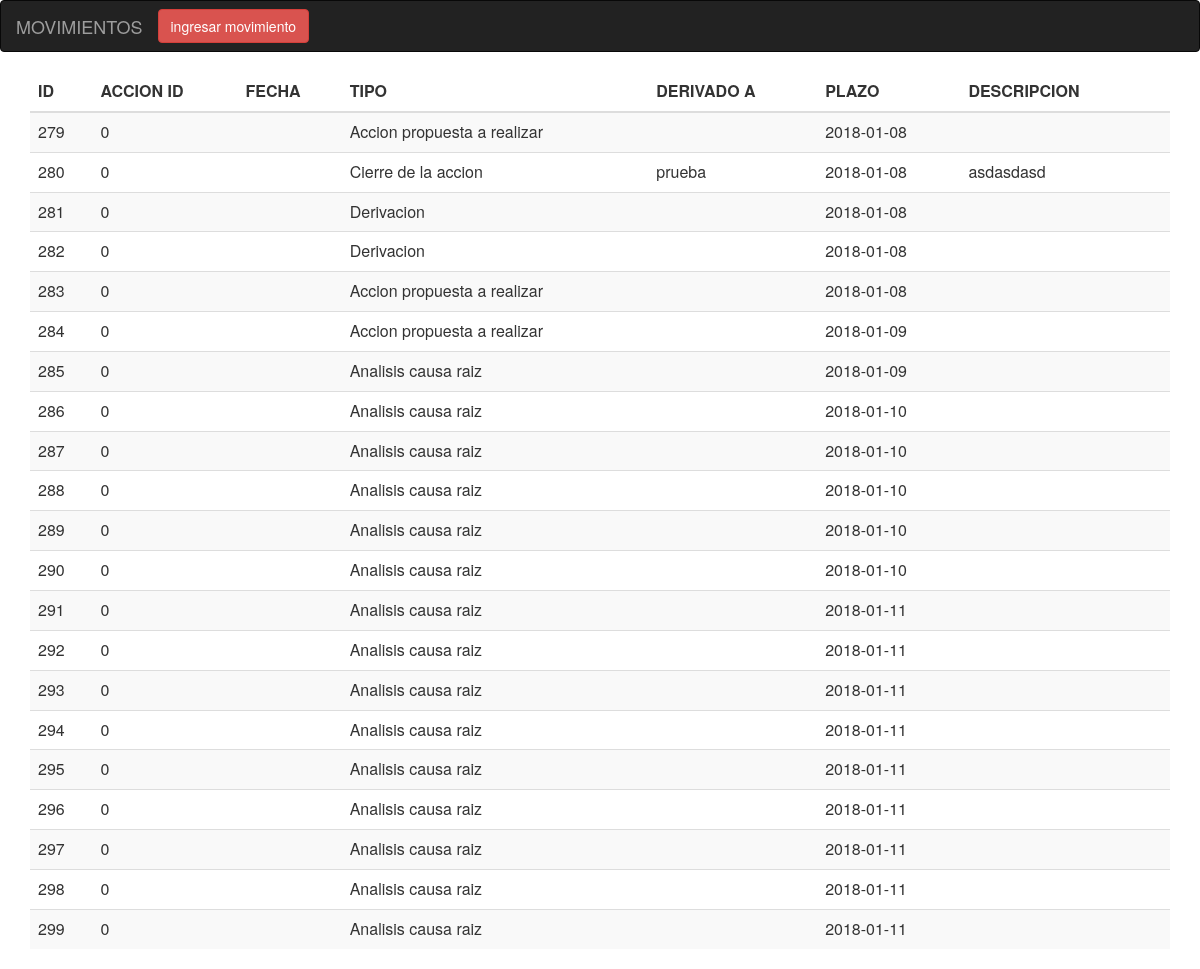
The page /Prueba2/movimientosxaccion.php on the database its author committed.
### tables this page shows
CREATE TABLE `movimientos` (
  `id_mov` int(11) NOT NULL,
  `movi` int(11) NOT NULL,
  `fecha_movimiento` timestamp NOT NULL DEFAULT CURRENT_TIMESTAMP,
  `tipo` text NOT NULL,
  `derivado_a` text NOT NULL,
  `descripcion` text NOT NULL,
  `plazo` date NOT NULL
);

### Prueba2/movimientosxaccion.php (the view, shortened to what this page needs)
<?php
$db_host = 'localhost';
$db_user = 'root';
$db_pass = 'Micro2017';
$db_name = 'sam';
$conn = mysqli_connect($db_host, $db_user, $db_pass, $db_name);
$id = $_GET['id'];
$sql = "SELECT id_mov, movi, tipo, derivado_a, descripcion, plazo FROM movimientos WHERE movi='$id'";
$query = mysqli_query($conn, $sql);
?>
<html lang="en">
<head>
  <link rel="stylesheet" href="https://maxcdn.bootstrapcdn.com/bootstrap/3.3.7/css/bootstrap.min.css">
</head>
<body>
<nav class="navbar navbar-inverse">
  <div class="container-fluid">
    <div class="navbar-header">
      <a class="navbar-brand" href="#">MOVIMIENTOS</a>
    </div>
    <button class="btn btn-danger navbar-btn" onclick="location.href='movimientos.php'">ingresar movimiento</button>
  </div>
  </nav>
<div class="container">
		<table class="table table-striped">
		<thead>
		<tr>
			<th>ID</th>
			<th>ACCION ID</th>
			<th>FECHA</th>
			<th>TIPO</th>
			<th>DERIVADO A</th>
			<th>PLAZO</th>
			<th>DESCRIPCION</th>
			<th></th>
		</tr>
		</thead>
		<?php
		while ($row = mysqli_fetch_array($query))
		{
			echo '<tr>
					<td>'.$row['id_mov'].'</td>
					<td>'.$row['movi'].'</td>
					<td>'.$row['fecha_movimiento'].'</td>
					<td>'.$row['tipo'].'</td>
					<td>'.$row['derivado_a'].'</td>
					<td>'.$row['plazo'].'</td>
					<td>'.$row['descripcion'].'</td>
					<td></td>
				</tr>';
		}?>
     </table>
</div>

### rows shown on the page
movimientos: id_mov "279", movi "0", tipo "Accion propuesta a realizar", plazo "2018-01-08"
movimientos: id_mov "280", movi "0", tipo "Cierre de la accion", derivado_a "prueba", plazo "2018-01-08", descripcion "asdasdasd"
movimientos: id_mov "281", movi "0", tipo "Derivacion", plazo "2018-01-08"
movimientos: id_mov "282", movi "0", tipo "Derivacion", plazo "2018-01-08"
movimientos: id_mov "283", movi "0", tipo "Accion propuesta a realizar", plazo "2018-01-08"
movimientos: id_mov "284", movi "0", tipo "Accion propuesta a realizar", plazo "2018-01-09"
movimientos: id_mov "285", movi "0", tipo "Analisis causa raiz", plazo "2018-01-09"
movimientos: id_mov "286", movi "0", tipo "Analisis causa raiz", plazo "2018-01-10"
movimientos: id_mov "287", movi "0", tipo "Analisis causa raiz", plazo "2018-01-10"
movimientos: id_mov "288", movi "0", tipo "Analisis causa raiz", plazo "2018-01-10"
movimientos: id_mov "289", movi "0", tipo "Analisis causa raiz", plazo "2018-01-10"
movimientos: id_mov "290", movi "0", tipo "Analisis causa raiz", plazo "2018-01-10"
movimientos: id_mov "291", movi "0", tipo "Analisis causa raiz", plazo "2018-01-11"
movimientos: id_mov "292", movi "0", tipo "Analisis causa raiz", plazo "2018-01-11"
movimientos: id_mov "293", movi "0", tipo "Analisis causa raiz", plazo "2018-01-11"
movimientos: id_mov "294", movi "0", tipo "Analisis causa raiz", plazo "2018-01-11"
movimientos: id_mov "295", movi "0", tipo "Analisis causa raiz", plazo "2018-01-11"
movimientos: id_mov "296", movi "0", tipo "Analisis causa raiz", plazo "2018-01-11"
movimientos: id_mov "297", movi "0", tipo "Analisis causa raiz", plazo "2018-01-11"
movimientos: id_mov "298", movi "0", tipo "Analisis causa raiz", plazo "2018-01-11"
movimientos: id_mov "299", movi "0", tipo "Analisis causa raiz", plazo "2018-01-11"
